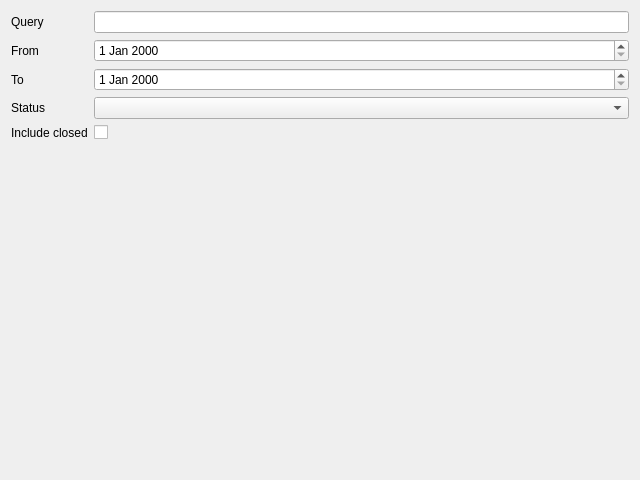
<?xml version="1.0" encoding="UTF-8"?>
<!-- SPDX-License-Identifier: MIT -->
<ui version="4.0">
 <class>SearchPanel</class>
 <widget class="QDialog" name="SearchPanel">
  <property name="geometry">
   <rect>
    <x>0</x>
    <y>0</y>
    <width>640</width>
    <height>480</height>
   </rect>
  </property>
  <property name="windowTitle">
   <string>Search</string>
  </property>
  <layout class="QFormLayout" name="formLayout">
   <item row="0" column="0">
    <widget class="QLabel" name="label_queryEdit">
     <property name="text">
      <string>Query</string>
     </property>
     <property name="buddy">
      <cstring>queryEdit</cstring>
     </property>
    </widget>
   </item>
   <item row="0" column="1">
    <widget class="QLineEdit" name="queryEdit"/>
   </item>
   <item row="1" column="0">
    <widget class="QLabel" name="label_fromEdit">
     <property name="text">
      <string>From</string>
     </property>
     <property name="buddy">
      <cstring>fromEdit</cstring>
     </property>
    </widget>
   </item>
   <item row="1" column="1">
    <widget class="QDateEdit" name="fromEdit"/>
   </item>
   <item row="2" column="0">
    <widget class="QLabel" name="label_toEdit">
     <property name="text">
      <string>To</string>
     </property>
     <property name="buddy">
      <cstring>toEdit</cstring>
     </property>
    </widget>
   </item>
   <item row="2" column="1">
    <widget class="QDateEdit" name="toEdit"/>
   </item>
   <item row="3" column="0">
    <widget class="QLabel" name="label_statusCombo">
     <property name="text">
      <string>Status</string>
     </property>
     <property name="buddy">
      <cstring>statusCombo</cstring>
     </property>
    </widget>
   </item>
   <item row="3" column="1">
    <widget class="QComboBox" name="statusCombo"/>
   </item>
   <item row="4" column="0">
    <widget class="QLabel" name="label_closedCheck">
     <property name="text">
      <string>Include closed</string>
     </property>
     <property name="buddy">
      <cstring>closedCheck</cstring>
     </property>
    </widget>
   </item>
   <item row="4" column="1">
    <widget class="QCheckBox" name="closedCheck"/>
   </item>
  </layout>
 </widget>
 <tabstops>
  <tabstop>queryEdit</tabstop>
  <tabstop>fromEdit</tabstop>
  <tabstop>toEdit</tabstop>
  <tabstop>statusCombo</tabstop>
  <tabstop>closedCheck</tabstop>
 </tabstops>
</ui>
